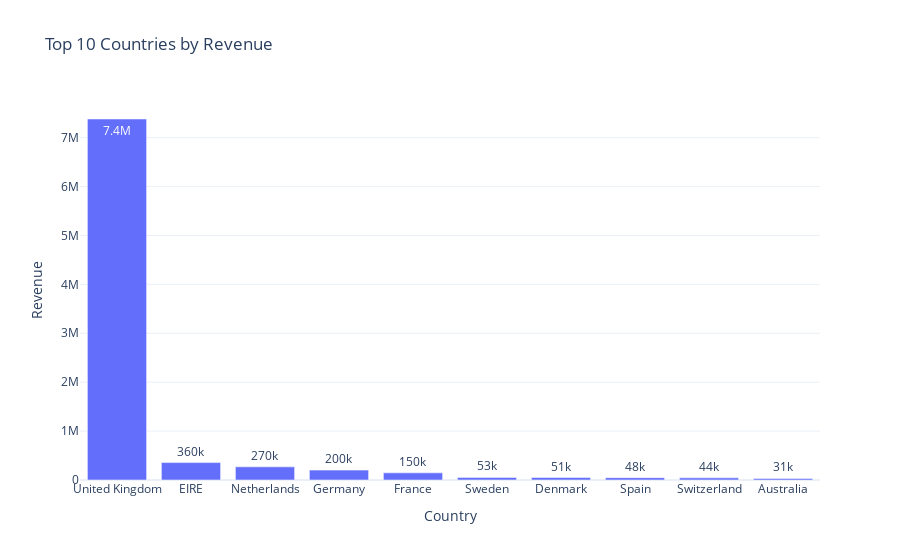

Notebook source saved alongside this figure:
### Code cell
# Création d'un graphique en barres des 10 pays les plus rentables
fig = px.bar(
    country_revenue.head(10),    # Sélection des 10 premiers pays (CA le plus élevé)
    x='Country',                 # Axe X : noms des pays
    y='Revenue',                 # Axe Y : chiffre d'affaires
    title='Top 10 Countries by Revenue',  # Titre du graphique
    text_auto='.2s'              # Affiche les valeurs sur les barres (format abrégé : 1.2k, 1.2M...)
)

# Personnalisation de la mise en page
fig.update_layout(
    template="plotly_white",              # Thème visuel épuré avec fond blanc
    yaxis={'categoryorder':'total ascending'}  # Trie les barres par ordre croissant de valeur
)

# Affichage interactif du graphique
fig.write_image("../reports/figures/Countries_revenue.png")
fig.show()

### Figure 1 — Plotly figure (JSON) as saved in the notebook; plotly's stock layout.template omitted (floating-point values rounded to 4 significant figures)
{"data": [{"hovertemplate": "Country=%{x}<br>Revenue=%{y}<extra></extra>", "legendgroup": "", "marker": {"color": "#636efa", "pattern": {"shape": ""}}, "name": "", "orientation": "v", "showlegend": false, "textposition": "auto", "texttemplate": "%{y:.2s}", "type": "bar", "x": ["United Kingdom", "EIRE", "Netherlands", "Germany", "France", "Sweden", "Denmark", "Spain", "Switzerland", "Australia"], "xaxis": "x", "y": [7382000.0, 356000.0, 268800.0, 202000.0, 146100.0, 53150.0, 50910.0, 47570.0, 43920.0, 31450.0], "yaxis": "y"}], "layout": {"barmode": "relative", "legend": {"tracegroupgap": 0}, "title": {"text": "Top 10 Countries by Revenue"}, "xaxis": {"anchor": "y", "domain": [0, 1], "title": {"text": "Country"}}, "yaxis": {"anchor": "x", "categoryorder": "total ascending", "domain": [0, 1], "title": {"text": "Revenue"}}}}
